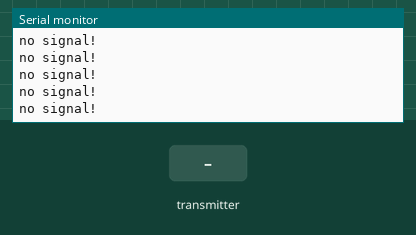
Recording of a sketch running on a simulated Arduino Uno, built with avr-gcc and run on an emulated ATmega328P. Shown: the last lines printed to the serial monitor. Inputs (shaded band) come from the test bench. No radio packets arrive unless stated.

Above: at 1.3 s.
1.4 s: the transmitter starts sending y = 0
At 1.42 s:
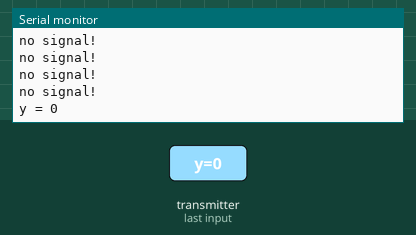
3.3 s: the transmitter starts sending y = 256
At 3.32 s:
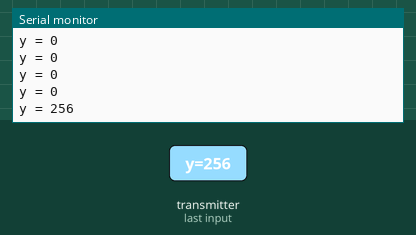

The sketch:

radio_2_peremeniirizistor.ino
```cpp
#include <SPI.h>
#include <nRF24L01.h>
#include <RF24.h>
#include <Wire.h>
#include <LiquidCrystal_I2C.h>
LiquidCrystal_I2C Icd(0x3f, 16, 2);
RF24           radio(9, 10);
int16_t x = A0;
int16_t y;
void setup()
{
  delay(100);

  Serial.begin(9600);
  Serial.println("Приемник");
  radio.begin();
  radio.setChannel(5);
  radio.setDataRate     (RF24_1MBPS);
  radio.setPALevel      (RF24_PA_HIGH);
  radio.openReadingPipe (1, 0x1234567890LL);
  radio.startListening ();
}
void loop()
{
  if (radio.available())
  {
    radio.read(&y, sizeof(y));
    Serial.println("y = " + (String)y);
    delay(100);
  }
  else
  {
    Serial.println("no signal!");
    delay(100);
  }
}
```

Measured:
- after the input at 1.4 s, the serial monitor: prints a new line at once (image 1)
- after the input at 3.3 s, the serial monitor: prints a new line at once (image 2)
